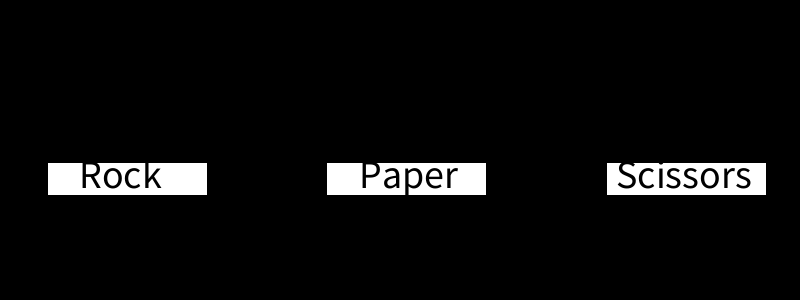
Frame 1 (no input)
Frame 60 (the mouse pressed at the canvas centre just before this capture): identical to frame 1, image omitted
Frame 120 (the mouse held since frame 60 and released just before this capture): identical to frame 1, image omitted

The Processing sketch that drew this single still picture (run headless with seeded random() and noise(); from frame 60 on, the mouse is pressed at the canvas centre):

// Processing sketch: H13
// ── H13.pde
int playerChoice, computerChoice;
float rButtonX, rButtonY, rButtonW, rButtonH, pButtonX, pButtonY, pButtonW, pButtonH, sButtonX, sButtonY, sButtonW, sButtonH;
int a;
int totalscore;
int win;
int lose;

void setup(){
  size(800,300);
  playerChoice = 0;
  computerChoice = 0;
  a = -1;
  // Rock
  rButtonX = width/17;
  rButtonY = height/1.85;
  rButtonW = width/5;
  rButtonH = height/9;
  // Paper
  pButtonX = width/2.45;
  pButtonY = height/1.85;
  pButtonW = width/5;
  pButtonH = height/9;
  // Scissors
  sButtonX = width/1.32;
  sButtonY = height/1.85;
  sButtonW = width/5;
  sButtonH = height/9;
}

  
  void draw() {
    background(0);
    a();
    buttons();
    buttonsClicked();
    results();
  }
  
  void buttons() {
  fill(255);
  rect(rButtonX, rButtonY, rButtonW, rButtonH); // Rock Button
    rect(pButtonX, pButtonY, pButtonW, pButtonH); // Paper Button
      rect(sButtonX, sButtonY, sButtonW, sButtonH); // Scissors Button
      
  textSize(width/20);
  textAlign(CENTER);
  fill(0);
  text("Rock", width/6.67, height/1.6);
    text("Paper", width/1.96, height/1.6);
      text("Scissors", width/1.17, height/1.6);
  }
  
void buttonsClicked() {
  if(mousePressed) {
    if(mouseX > rButtonX && mouseX < rButtonX + rButtonW && mouseY > rButtonY && mouseY < rButtonY + rButtonH && computerChoice == 0) {
      playerChoice = 1; // Rock
      computerChoice = (int)random(1, 4);
    }
    if(mouseX > pButtonX && mouseX < pButtonX + pButtonW && mouseY > pButtonY && mouseY < pButtonY + pButtonH && computerChoice == 0) {
      playerChoice = 2; // Paper
      computerChoice = (int)random(1, 4);
    }
    if(mouseX > sButtonX && mouseX < sButtonX + sButtonW && mouseY > sButtonY && mouseY < sButtonY + sButtonH && computerChoice == 0) {
      playerChoice = 3; // Scissors
      computerChoice = (int)random(1, 4);
    }
  }
}
void a() {
  if(a == -1) {
    if(computerChoice == 1) {
      printantwoord("The computer has played Rock");
    }
     if(computerChoice == 2) {
      printantwoord("The computer has played Paper");
    }
     if(computerChoice == 3) {
      printantwoord("The computer has played Scissors" );
    }
  }
}
  void printantwoord(String zin){
    textSize(width/16.67);
      textAlign(CENTER);
      fill(0);
      text(zin, width/2, height/8);
  }
  
void results() {
  //Player and Computer Draw
  if((playerChoice == 1 && computerChoice == 1) ||
  (playerChoice == 2 && computerChoice == 2) ||
  (playerChoice == 3 && computerChoice == 3)) {
    fill(0,0,255);
    printResults("It's a draw, damn Daniel.");
    }
    //Player wins
  if((playerChoice == 2 && computerChoice == 1) ||
  (playerChoice == 1 && computerChoice == 3) ||
  (playerChoice == 3 && computerChoice == 2)) {
    fill(0,255,0);
    printResults("You win! Now go touch some grass.");
  }
    
    //Computer wins
  if((playerChoice == 1 && computerChoice == 2) ||
  (playerChoice == 3 && computerChoice == 1) ||
  (playerChoice == 2 && computerChoice == 3)) {
    fill(255,0,0);
      printResults("HAHAHHAHA YOU LOST L BOZO L L L L");

    }
}
  void printResults(String zin){
    textSize(width/17);
    textAlign(CENTER);
    text(zin, width/2, height/3);
     if(keyPressed) {
      // reset
      playerChoice = 0;
      computerChoice = 0;
  }
 }
